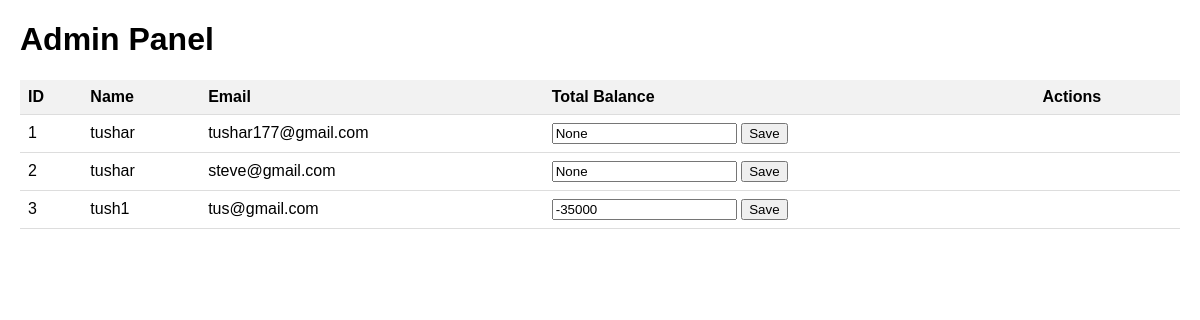
The app's page /server, older data.
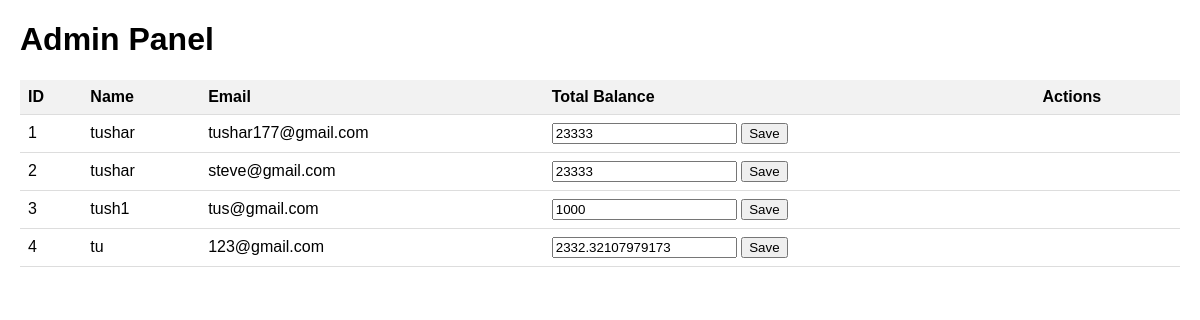
The same page, newer data.
### server/models.py (models this page shows)
class User(UserMixin, db.Model):
    id = db.Column(db.Integer, primary_key=True)
    email = db.Column(db.String(100), unique=True)
    password = db.Column(db.String(100))
    name = db.Column(db.String(1000))
    total_balance = db.Column(db.Integer, default=100000)
    stocks = relationship("User_Stocks", backref="User")
    wallet = relationship("User_Wallet", backref="User_Wallet_instance", uselist=False)

### server/admin.py (the view)
@ad.route("/server")
def admin():
    users = User.query.all()
    return render_template("admin.html", users=users)

### server/templates/admin.html (shortened to what this page needs)
<!doctype html>
<html>
  <head>
  </head>
  <body>
    <h1>Admin Panel</h1>
    <table>
      <thead>
        <tr>
          <th>ID</th>
          <th>Name</th>
          <th>Email</th>
          <th>Total Balance</th>
          <th>Actions</th>
        </tr>
      </thead>
      <tbody>
        {% for user in users %}
        <tr>
          <td>{{ user.id }}</td>
          <td>{{ user.name }}</td>
          <td>{{ user.email }}</td>
          <td>
            <form
              method="POST"
              action="{{ url_for('admin.admin', user_id=user.id) }}"
            >
              <input
                type="text"
                name="total_balance"
                value="{{ user.total_balance }}"
                required
              />
              <input type="submit" value="Save" />
            </form>
          </td>
          <td></td>
        </tr>
        {% endfor %}
      </tbody>
    </table>
  </body>
</html>

Row changes from the older to the newer data that the page shows:
changed User "tushar177@gmail.com": total_balance "None" → "23333"
changed User "steve@gmail.com": total_balance "None" → "23333"
changed User "tush1": total_balance "-35000" → "1000"
added User: id "4", name "tu", email "123@gmail.com", total_balance "2332.32107979173"
